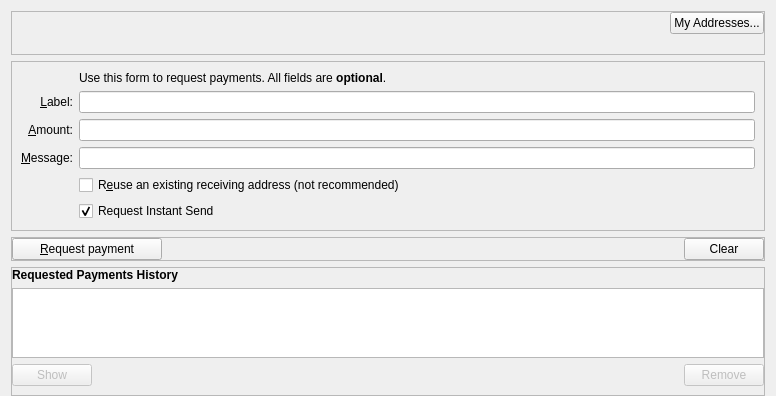
<?xml version="1.0" encoding="UTF-8"?>
<ui version="4.0">
	<class>ReceiveCoinsDialog</class>
	<widget class="QWidget" name="ReceiveCoinsDialog">
		<property name="geometry">
			<rect>
				<x>0</x>
				<y>0</y>
				<width>776</width>
				<height>387</height>
			</rect>
		</property>
		<layout class="QVBoxLayout" name="verticalLayout" stretch="0,0,0,0,1">
            <property name="bottomMargin">
                <number>0</number>
            </property>
            <item>
                <widget class="QFrame" name="frameSendTopButton">
					<property name="sizePolicy">
						<sizepolicy hsizetype="Expanding" vsizetype="Expanding">
							<horstretch>0</horstretch>
							<verstretch>0</verstretch>
						</sizepolicy>
					</property>
					<property name="maximumSize">
						<size>
							<width>16777215</width>
							<height>16777215</height>
						</size>
					</property>
					<property name="frameShape">
						<enum>QFrame::StyledPanel</enum>
					</property>
					<property name="frameShadow">
						<enum>QFrame::Sunken</enum>
					</property>
					<layout class="QHBoxLayout" name="topSendButtons">
                         <property name="topMargin">
                            <number>0</number>
                        </property>
                        <property name="bottomMargin">
                            <number>20</number>
                        </property>
                        <property name="leftMargin">
                            <number>0</number>
                        </property>
                        <property name="rightMargin">
                            <number>0</number>
                        </property>
                        <item>
                            <spacer name="horizontalSpacerWalletSecruity">
                                <property name="orientation">
                                    <enum>Qt::Horizontal</enum>
                                </property>
                                <property name="sizeHint" stdset="0">
                                    <size>
                                        <width>40</width>
                                        <height>1</height>
                                    </size>
                                </property>
                            </spacer>
                        </item>
						<item>
							<widget class="QPushButton" name="receivingAddressesButton">
								<property name="toolTip">
									<string>Clear all fields of the form.</string>
								</property>
								<property name="text">
									<string>My Addresses...</string>
								</property>
								<property name="autoDefault">
									<bool>false</bool>
								</property>
							</widget>
						</item>
					</layout>
				</widget>
            </item>
			<item>
				<widget class="QFrame" name="frameReceiveForm">
					<property name="sizePolicy">
						<sizepolicy hsizetype="Preferred" vsizetype="Expanding">
							<horstretch>0</horstretch>
							<verstretch>0</verstretch>
						</sizepolicy>
					</property>
					<property name="frameShape">
						<enum>QFrame::StyledPanel</enum>
					</property>
					<property name="frameShadow">
						<enum>QFrame::Sunken</enum>
					</property>
					<layout class="QVBoxLayout" name="verticalLayout_3">
						<item>
							<layout class="QGridLayout" name="gridLayout">
								<item row="7" column="2">
									<widget class="QCheckBox" name="reuseAddress">
										<property name="toolTip">
											<string>Reuse one of the previously used receiving addresses.&lt;br&gt;Reusing addresses has security and privacy issues.&lt;br&gt;Do not use this unless re-generating a payment request made before.</string>
										</property>
										<property name="text">
											<string>R&amp;euse an existing receiving address (not recommended)</string>
										</property>
									</widget>
								</item>
								<item row="7" column="0">
									<widget class="QLabel" name="label_4">
										<property name="text">
											<string/>
										</property>
									</widget>
								</item>
								<item row="6" column="0">
									<widget class="QLabel" name="label_3">
										<property name="toolTip">
											<string>An optional message to attach to the payment request, which will be displayed when the request is opened. Note: The message will not be sent with the payment over the JOTOCOIN network.</string>
										</property>
										<property name="text">
											<string>&amp;Message:</string>
										</property>
										<property name="alignment">
											<set>Qt::AlignRight|Qt::AlignTrailing|Qt::AlignVCenter</set>
										</property>
										<property name="buddy">
											<cstring>reqMessage</cstring>
										</property>
									</widget>
								</item>
								<item row="4" column="2">
									<widget class="QLineEdit" name="reqLabel">
										<property name="toolTip">
											<string>An optional label to associate with the new receiving address.</string>
										</property>
									</widget>
								</item>
								<item row="6" column="2">
									<widget class="QLineEdit" name="reqMessage">
										<property name="toolTip">
											<string>An optional message to attach to the payment request, which will be displayed when the request is opened.&lt;br&gt;Note: The message will not be sent with the payment over the JOTOCOIN network.</string>
										</property>
									</widget>
								</item>
								<item row="2" column="2">
									<widget class="QLabel" name="labelRequestForm">
										<property name="text">
											<string>Use this form to request payments. All fields are &lt;b&gt;optional&lt;/b&gt;.</string>
										</property>
									</widget>
								</item>
								<item row="4" column="0">
									<widget class="QLabel" name="label_2">
										<property name="toolTip">
											<string>An optional label to associate with the new receiving address.</string>
										</property>
										<property name="text">
											<string>&amp;Label:</string>
										</property>
										<property name="alignment">
											<set>Qt::AlignRight|Qt::AlignTrailing|Qt::AlignVCenter</set>
										</property>
										<property name="buddy">
											<cstring>reqLabel</cstring>
										</property>
									</widget>
								</item>
								<item row="5" column="0">
									<widget class="QLabel" name="label">
										<property name="toolTip">
											<string>An optional amount to request. Leave this empty or zero to not request a specific amount.</string>
										</property>
										<property name="text">
											<string>&amp;Amount:</string>
										</property>
										<property name="alignment">
											<set>Qt::AlignRight|Qt::AlignTrailing|Qt::AlignVCenter</set>
										</property>
										<property name="buddy">
											<cstring>reqAmount</cstring>
										</property>
									</widget>
								</item>
								<item row="5" column="2">
									<widget class="JOTOCOINAmountField" name="reqAmount">
										<property name="minimumSize">
											<size>
												<width>80</width>
												<height>0</height>
											</size>
										</property>
										<property name="toolTip">
											<string>An optional amount to request. Leave this empty or zero to not request a specific amount.</string>
										</property>
									</widget>
								</item>
								<item row="8" column="2">
									<widget class="QCheckBox" name="checkUseInstantSend">
										<property name="text">
											<string>Request Instant Send</string>
										</property>
										<property name="checked">
											<bool>true</bool>
										</property>
									</widget>
								</item>
							</layout>
						</item>
					</layout>
				</widget>
			</item>
            <item>
                <widget class="QFrame" name="frame2">
					<property name="sizePolicy">
						<sizepolicy hsizetype="Preferred" vsizetype="Expanding">
							<horstretch>0</horstretch>
							<verstretch>0</verstretch>
						</sizepolicy>
					</property>
					<property name="frameShape">
						<enum>QFrame::StyledPanel</enum>
					</property>
					<property name="frameShadow">
						<enum>QFrame::Sunken</enum>
					</property>
					<layout class="QVBoxLayout" name="verticalLayout_3_2">
                        <property name="leftMargin">
                            <number>0</number>
                        </property>
                        <property name="topMargin">
                            <number>0</number>
                        </property>
                        <property name="rightMargin">
                            <number>0</number>
                        </property>
                        <property name="bottomMargin">
                            <number>0</number>
                        </property>
                    	<item>
                            <layout class="QHBoxLayout" name="horizontalLayout">
                                <property name="leftMargin">
                                    <number>0</number>
                                </property>
                                <property name="topMargin">
                                    <number>0</number>
                                </property>
                                <property name="rightMargin">
                                    <number>0</number>
                                </property>
                                <property name="bottomMargin">
                                    <number>0</number>
                                </property>
                                <item>
                                    <widget class="QPushButton" name="receiveButton">
                                        <property name="minimumSize">
                                            <size>
                                                <width>150</width>
                                                <height>0</height>
                                            </size>
                                        </property>
                                        <property name="text">
                                            <string>&amp;Request payment</string>
                                        </property>
                                    </widget>
                                </item>
                                <item>
                                    <spacer name="horizontalSpacer">
                                        <property name="orientation">
                                            <enum>Qt::Horizontal</enum>
                                        </property>
                                        <property name="sizeHint" stdset="0">
                                            <size>
                                                <width>40</width>
                                                <height>20</height>
                                            </size>
                                        </property>
                                    </spacer>
                                </item>
                                <item>
                                    <widget class="QPushButton" name="clearButton">
                                        <property name="sizePolicy">
                                            <sizepolicy hsizetype="Minimum" vsizetype="Fixed">
                                                <horstretch>0</horstretch>
                                                <verstretch>0</verstretch>
                                            </sizepolicy>
                                        </property>
                                        <property name="toolTip">
                                            <string>Clear all fields of the form.</string>
                                        </property>
                                        <property name="text">
                                            <string>Clear</string>
                                        </property>
                                        <property name="autoDefault">
                                            <bool>false</bool>
                                        </property>
                                    </widget>
                                </item>
                            </layout>
                        </item>
                    </layout>
                </widget>
            </item>
			<item>
				<spacer name="verticalSpacer_2">
					<property name="orientation">
						<enum>Qt::Vertical</enum>
					</property>
					<property name="sizeHint" stdset="0">
						<size>
							<width>20</width>
							<height>10</height>
						</size>
					</property>
				</spacer>
			</item>
			<item>
				<widget class="QFrame" name="frameHistory">
					<property name="sizePolicy">
						<sizepolicy hsizetype="Preferred" vsizetype="Expanding">
							<horstretch>0</horstretch>
							<verstretch>0</verstretch>
						</sizepolicy>
					</property>
					<property name="frameShape">
						<enum>QFrame::StyledPanel</enum>
					</property>
					<property name="frameShadow">
						<enum>QFrame::Raised</enum>
					</property>
					<layout class="QVBoxLayout" name="verticalLayout_2">
                        <property name="leftMargin">
                            <number>0</number>
                        </property>
                        <property name="topMargin">
                            <number>0</number>
                        </property>
                        <property name="rightMargin">
                            <number>0</number>
                        </property>
						<item>
							<widget class="QLabel" name="labelRequestedPaymentsHistory">
								<property name="font">
									<font>
										<weight>75</weight>
										<bold>true</bold>
									</font>
								</property>
								<property name="text">
									<string>Requested Payments History</string>
								</property>
							</widget>
						</item>
						<item>
							<widget class="QTableView" name="recentRequestsView">
								<property name="contextMenuPolicy">
									<enum>Qt::CustomContextMenu</enum>
								</property>
								<property name="tabKeyNavigation">
									<bool>false</bool>
								</property>
								<property name="sortingEnabled">
									<bool>true</bool>
								</property>
							</widget>
						</item>
						<item>
							<layout class="QHBoxLayout" name="horizontalLayout_2">
								<item>
									<widget class="QPushButton" name="showRequestButton">
										<property name="enabled">
											<bool>false</bool>
										</property>
										<property name="toolTip">
											<string>Show the selected request (does the same as double clicking an entry)</string>
										</property>
										<property name="text">
											<string>Show</string>
										</property>
										<property name="autoDefault">
											<bool>false</bool>
										</property>
									</widget>
								</item>
                                <item>
									<spacer name="horizontalSpacer_2">
										<property name="orientation">
											<enum>Qt::Horizontal</enum>
										</property>
										<property name="sizeHint" stdset="0">
											<size>
												<width>40</width>
												<height>20</height>
											</size>
										</property>
									</spacer>
								</item>
								<item>
									<widget class="QPushButton" name="removeRequestButton">
										<property name="enabled">
											<bool>false</bool>
										</property>
										<property name="toolTip">
											<string>Remove the selected entries from the list</string>
										</property>
										<property name="text">
											<string>Remove</string>
										</property>
										<property name="autoDefault">
											<bool>false</bool>
										</property>
									</widget>
								</item>
							</layout>
						</item>
					</layout>
				</widget>
			</item>
		</layout>
	</widget>
	<customwidgets>
		<customwidget>
			<class>JOTOCOINAmountField</class>
			<extends>QLineEdit</extends>
			<header>jotocoinamountfield.h</header>
			<container>1</container>
		</customwidget>
	</customwidgets>
	<tabstops>
		<tabstop>reqLabel</tabstop>
		<tabstop>reqAmount</tabstop>
		<tabstop>reqMessage</tabstop>
		<tabstop>reuseAddress</tabstop>
		<tabstop>receiveButton</tabstop>
		<tabstop>clearButton</tabstop>
		<tabstop>recentRequestsView</tabstop>
		<tabstop>showRequestButton</tabstop>
		<tabstop>removeRequestButton</tabstop>
	</tabstops>
	<resources>
		<include location="../jotocoin.qrc"/>
	</resources>
	<connections/>
</ui>
